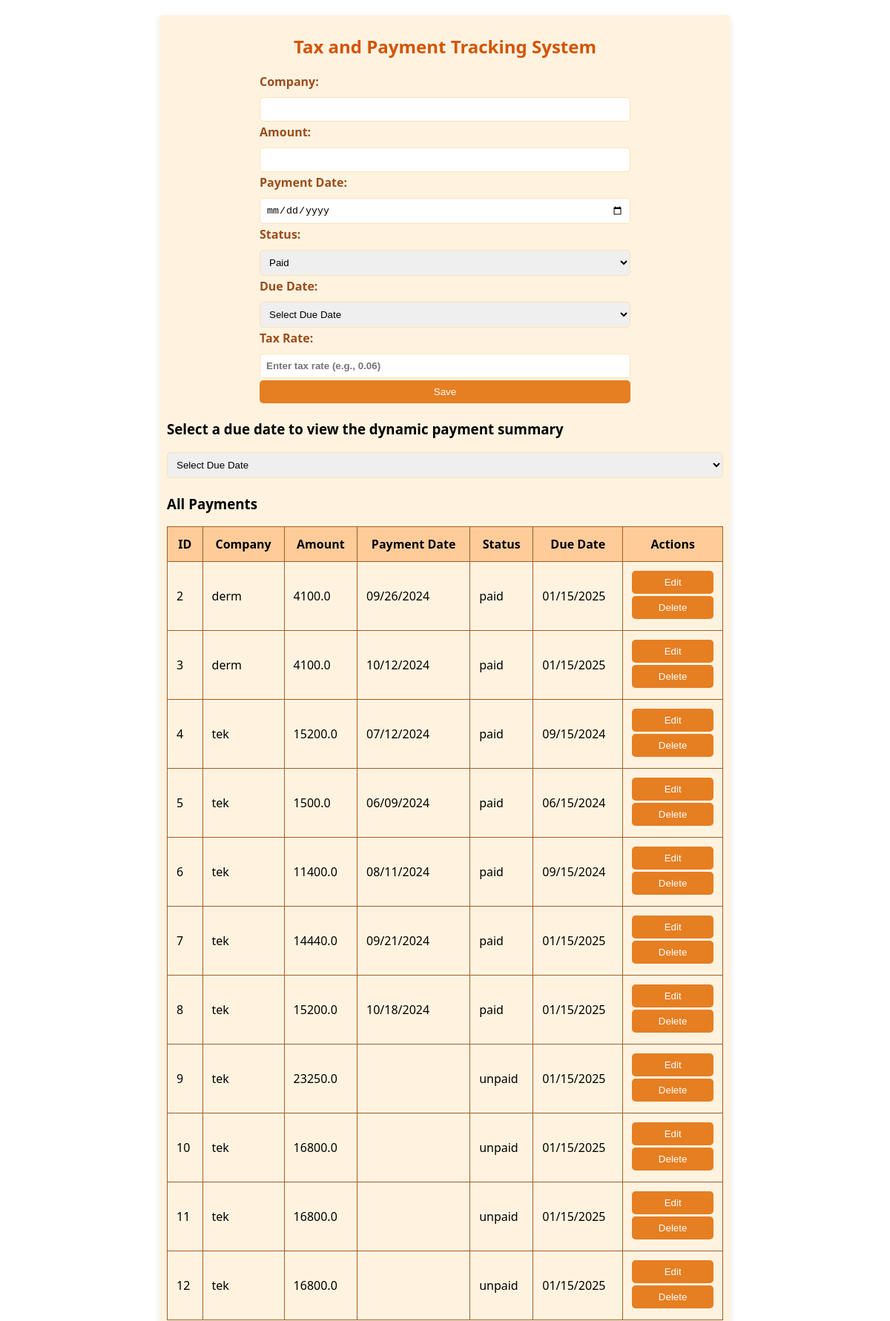
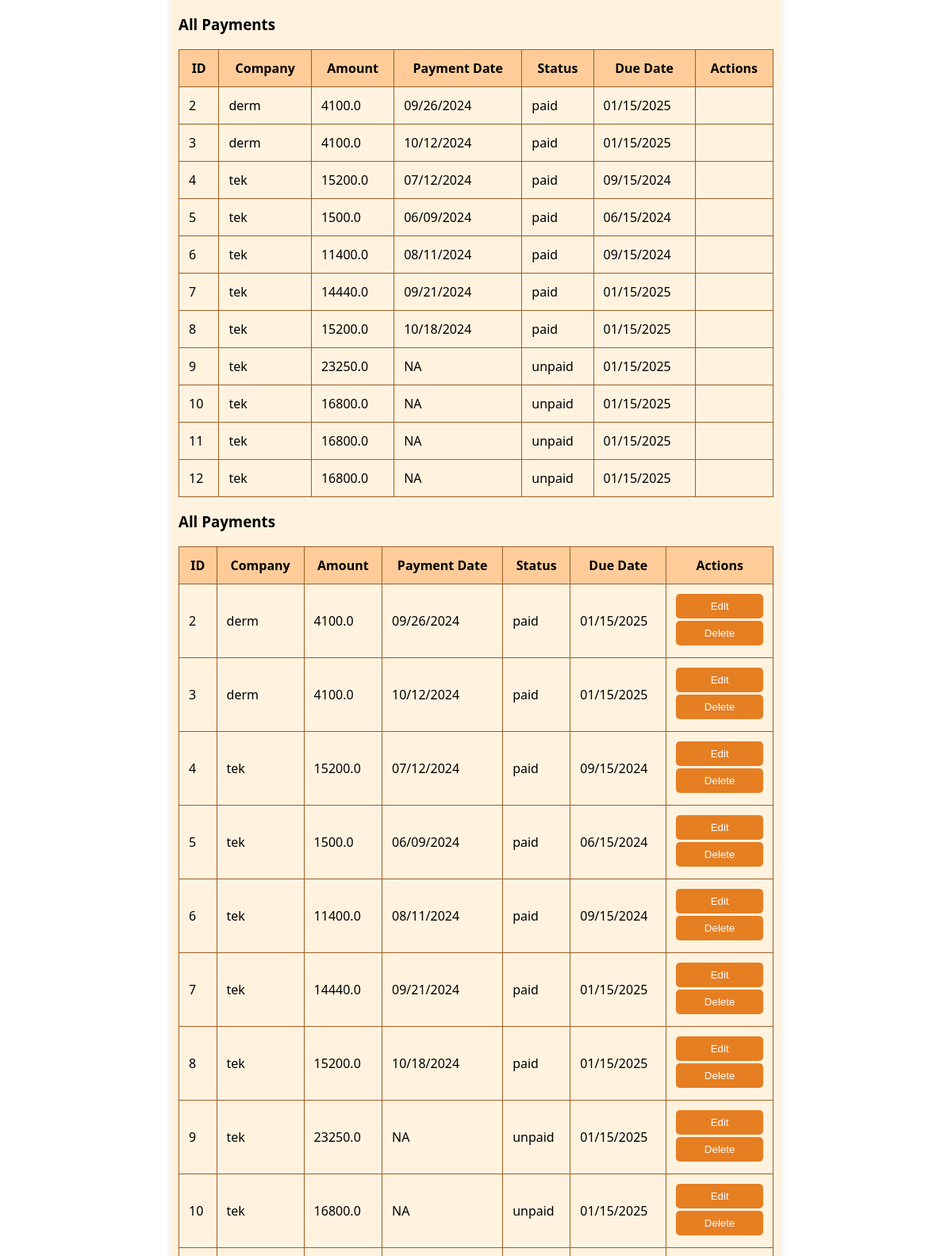
The page / (upper part) on the database its author committed (2 pictures, top to bottom).
### tables this page shows
CREATE TABLE payments
                 (id INTEGER PRIMARY KEY AUTOINCREMENT,
                  company TEXT,
                  amount REAL,
                  payment_date TEXT,
                  status TEXT,
                  due_date TEXT,
                  tax_rate REAL);

### manoj.py (the view)
@app.route('/')
def index():
    conn = sqlite3.connect(DATABASE)
    c = conn.cursor()
    current_year = datetime.datetime.now().year
    next_year = current_year + 1
    due_dates = [
        f"04/15/{current_year}",
        f"06/15/{current_year}",
        f"09/15/{current_year}",
        f"01/15/{next_year}"
    ]
    c.execute('''SELECT * FROM payments''')
    records = c.fetchall()
    return render_template('index.html',due_dates=due_dates,records=records)

### manoj.py (called while the page is built)
@app.template_filter('format_date')
def format_date(value):
    if value:
        return datetime.datetime.strptime(value, '%Y-%m-%d').strftime('%m/%d/%Y')
    return ''

### templates/index.html (shortened to what this page needs)
<!DOCTYPE html>
<html lang="en">
<head>
    <link rel="stylesheet" href="/static/style.css">
</head>
<body>
    <div class="container">
        <h1>Tax and Payment Tracking System</h1>
        <form id="taxForm" action="/submit" method="POST">
            <label for="company">Company:</label>
            <input type="text" id="company" name="company" required><br>
            <label for="amount">Amount:</label>
            <input type="number" id="amount" name="amount" step="0.01" required><br>
            <label for="paymentDate">Payment Date:</label>
            <input type="date" id="paymentDate" name="paymentDate"><br>
            <label for="status">Status:</label>
            <select id="status" name="status" required>
                <option value="paid">Paid</option>
            </select><br>
            <label for="dueDate">Due Date:</label>
            <select id="duDate" name="dueDate" required>
                <option value="">Select Due Date</option>
            </select><br>
            <label for="taxRate">Tax Rate:</label>
            <input type="number" id="taxRate" name="taxRate" step="0.01" placeholder="Enter tax rate (e.g., 0.06)" required><br>
            <button type="submit">Save</button>
        </form>
        <h3>Select a due date to view the dynamic payment summary</h3>
        <select id="dueDate" name="dueDate" required>
            <option value="">Select Due Date</option>
        </select><br>
        <div id="summary">  <div class="mt-4">
            <h3>All Payments</h3>
            <table class="table table-striped">
                <thead>
                    <tr>
                        <th>ID</th>
                        <th>Company</th>
                        <th>Amount</th>
                        <th>Payment Date</th>
                        <th>Status</th>
                        <th>Due Date</th>
                        <th>Actions</th>
                    </tr>
                </thead>
                <tbody>
                    {% for records in records %}
                    <tr>
                        <td>{{ records[0] }}</td>
                    <td>{{ records[1] }}</td>
                    <td>{{ records[2] }}</td>
                    <td>{{ records[3]|format_date }}</td>
                    <td>{{ records[4] }}</td>
                    <td>{{ records[5] }}</td>
                    <td>                    <button onclick="openEditPopup('{{ records[0] }}', '{{ records[1] }}', '{{ records[2] }}', '{{ records[3] }}', '{{ records[4] }}', '{{ records[5] }}', '{{ records[6] }}')">Edit</button>
                        <button onclick="deleteRecord('{{ records[0] }}')">Delete</button></td>
                    </tr>
                    {% endfor %}
                </tbody>
            </table>
        </div>
           <div class="mt-4">
        <h3>All Payments</h3>
        <table class="table table-striped">
            <thead>
                <tr>
                    <th>ID</th>
                    <th>Company</th>
                    <th>Amount</th>
                    <th>Payment Date</th>
                    <th>Status</th>
                    <th>Due Date</th>
                    <th>Actions</th>
                </tr>
            </thead>
            <tbody>
                {% for records in records %}
                <tr>
                    <td>{{ records[0] }}</td>
                <td>{{ records[1] }}</td>
                <td>{{ records[2] }}</td>
                <td>{% if records[3] %}{{ records[3]|format_date }}{% else %}NA{% endif %}</td>
                <td>{{ records[4] }}</td>
                <td>{{ records[5] }}</td>
                <td>
                    </td>
                </tr>
                {% endfor %}
            </tbody>
        </table>
    </div>
    </div>
    <div class="mt-4">
        <h3>All Payments</h3>
        <table class="table table-striped">
            <thead>
                <tr>
                    <th>ID</th>
                    <th>Company</th>
                    <th>Amount</th>
                    <th>Payment Date</th>
                    <th>Status</th>
                    <th>Due Date</th>
                    <th>Actions</th>
                </tr>
            </thead>
            <tbody>
                {% for records in records %}
                <tr>
                    <td>{{ records[0] }}</td>
                <td>{{ records[1] }}</td>
                <td>{{ records[2] }}</td>
                <td>{% if records[3] %}{{ records[3]|format_date }}{% else %}NA{% endif %}</td>
                <td>{{ records[4] }}</td>
                <td>{{ records[5] }}</td>
                <td>       <button onclick="openEditPopup('{{ records[0] }}', '{{ records[1] }}', '{{ records[2] }}', '{{ records[3] }}', '{{ records[4] }}', '{{ records[5] }}', '{{ records[6] }}')">Edit</button>
                    <button onclick="deleteRecord('{{ records[0] }}')">Delete</button>
                </td>
                </tr>
                {% endfor %}
            </tbody>
        </table>
    </div>
    </div>
</body>
</html>

### static/style.css (style rules this page uses)
body { font-family: 'Segoe UI', Tahoma, Geneva, Verdana, sans-serif; }
.container { max-width: 750px; margin: 20px auto; padding: 10px; background-color: #fff3e0; border-radius: 5px; box-shadow: 0 4px 8px rgba(0, 0, 0, 0.1); }
h1 { text-align: center; margin-bottom: 20px; color: #d35400; font-size: 24px; }
form { max-width: 500px; margin: 0 auto; }
label { display: block; margin-bottom: 10px; color: #9c4c1b; font-weight: bold; }
input[type="text"], input[type="number"], input[type="date"], select, button { width: 100%; padding: 8px; margin-bottom: 3px; border-radius: 5px; border: 1px solid #ffe0b2; box-sizing: border-box; }
input::placeholder { font-weight: bold; }
button { background-color: #e67e22; color: #fff; border: none; cursor: pointer; transition: background-color 0.3s ease; }
table { width: 100%; border-collapse: collapse; margin-top: 10px; }
th, td { border: 1px solid #a25d22; padding: 12px; }
th { background-color: #ffcc99; font-weight: bold; }

### rows shown on the page
payments: id "2", company "derm", amount "4100.0", payment_date "09/26/2024", status "paid", due_date "01/15/2025"
payments: id "3", company "derm", amount "4100.0", payment_date "10/12/2024", status "paid", due_date "01/15/2025"
payments: id "4", company "tek", amount "15200.0", payment_date "07/12/2024", status "paid", due_date "09/15/2024"
payments: id "5", company "tek", amount "1500.0", payment_date "06/09/2024", status "paid", due_date "06/15/2024"
payments: id "6", company "tek", amount "11400.0", payment_date "08/11/2024", status "paid", due_date "09/15/2024"
payments: id "7", company "tek", amount "14440.0", payment_date "09/21/2024", status "paid", due_date "01/15/2025"
payments: id "8", company "tek", amount "15200.0", payment_date "10/18/2024", status "paid", due_date "01/15/2025"
payments: id "9", company "tek", amount "23250.0", status "unpaid", due_date "01/15/2025", payment_date "NA"
payments: id "10", company "tek", amount "16800.0", status "unpaid", due_date "01/15/2025", payment_date "NA"
payments: id "11", company "tek", amount "16800.0", status "unpaid", due_date "01/15/2025", payment_date "NA"
payments: id "12", company "tek", amount "16800.0", status "unpaid", due_date "01/15/2025", payment_date "NA"
